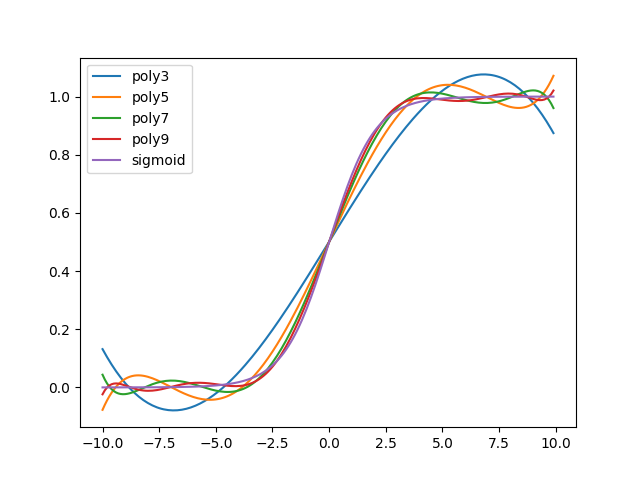

The Python source for this figure:
import pdb
import json
import numpy as np
import matplotlib.pyplot as plt
from scipy.integrate import quad


def sigmoid(x):
    return 1.0 / (1.0 + np.exp(-x))


def integrand(x, poly):
    return poly(x) - sigmoid(x)


range_min = -10
range_max = 10

sigmoid_x = [x/10 for x in range(10 * range_min, 10 * range_max)]
sigmoid_y = [sigmoid(x) for x in sigmoid_x]

data = {}

for deg in range(3, 11, 2):
    print(deg)
    z = np.polyfit(sigmoid_x, sigmoid_y, deg)
    poly = np.poly1d(z)
    print(poly)

    data[deg] = z.tolist()

    # plt
    poly_y = poly(sigmoid_x)
    plt.plot(sigmoid_x, poly_y, label='poly%s' % deg)

    # Errors 
    I = quad(integrand, -7, 7, args = (poly))
    print('Erros : ', I)

plt.plot(sigmoid_x, sigmoid_y, label='sigmoid')
plt.legend()
plt.savefig('./poly.png')

with open('weights.out' ,'w') as outfile:
    json.dump(data, outfile, indent = 2)
